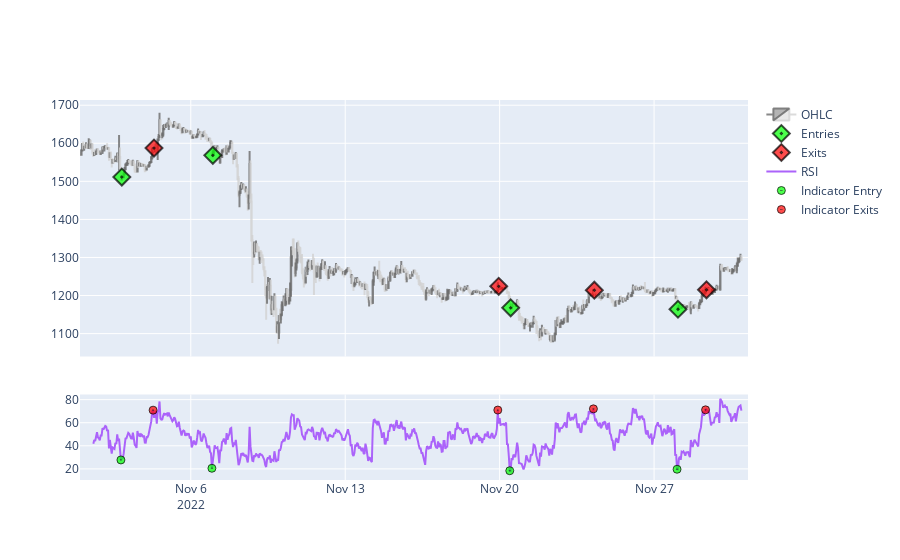

The cell this chart's notebook holds for it:
### Markdown cell above
# Plotting

### Code cell
import plotly.graph_objects as go
from plotly.subplots import make_subplots
from datetime import timedelta

fig = make_subplots(rows=2, cols = 1, shared_xaxes=True, row_heights = [0.75, 0.25],
                    vertical_spacing=0.1)

fig.add_trace(go.Candlestick(
                x = ohlc_df.index,
                open = ohlc_df.open,
                high = ohlc_df.high,
                low = ohlc_df.low,
                close = ohlc_df.close, 
                increasing_line_color = 'rgba(107,107,107,0.8)',
                decreasing_line_color = 'rgba(210,210,210,0.8)',
                name = "OHLC"),
             row=1, col=1)


fig.add_trace(go.Scatter(
                x=trades.entry_time,
                y=trades.entry_price,
                mode = "markers",
                customdata=trades,
                marker_symbol="diamond-dot",
                marker_size = 13,
                marker_line_width = 2,
                marker_line_color = "rgba(0,0,0,0.7)",
                marker_color="rgba(0,255,0,0.7)",
                hovertemplate="Entry Time: %{customdata[1]}<br>" +\
                              "Entry Price: %{y:.2f}<br>" +\
                              "Size: %{customdata[2]:.5f}<br>" +\
                              "Profit_pct: %{customdata[5]:.3f}",
                name="Entries"),
             row=1, col=1)

fig.add_trace(go.Scatter(
                x=trades.exit_time,
                y=trades.exit_price,
                mode = "markers",
                customdata=trades,
                marker_symbol="diamond-dot",
                marker_size = 13,
                marker_line_width = 2,
                marker_line_color = "rgba(0,0,0,0.7)",
                marker_color="rgba(255,0,0,0.7)",
                hovertemplate="Exit Time: %{customdata[4]}<br>" +\
                              "Exit Price: %{y:.2f}<br>" +\
                              "Size: %{customdata[2]:.5f}<br>" +\
                              "Profit_pct: %{customdata[5]:.3f}",
                name="Exits"),
             row=1, col=1)

fig.add_trace(
        go.Scatter(x=ohlc_df.index, y=ohlc_df.rsi, name="RSI"),
    row=2,col=1)

bar_freq = timedelta(hours=1)

fig.add_trace(go.Scatter(
                x=trades.entry_time - bar_freq,
                y=ohlc_df.rsi.loc[trades.entry_time - bar_freq],
                mode = "markers",
                customdata=trades,
                marker_symbol="circle-dot",
                marker_size = 8,
                marker_line_width = 1,
                marker_line_color = "rgba(0,0,0,0.7)",
                marker_color="rgba(0,255,0,0.7)",
                name="Indicator Entry"),
             row=2, col=1)

fig.add_trace(go.Scatter(
                x=trades.exit_time - bar_freq,
                y=ohlc_df.rsi.loc[trades.exit_time - bar_freq],
                mode = "markers",
                customdata=trades,
                marker_symbol="circle-dot",
                marker_size = 8,
                marker_line_width = 1,
                marker_line_color = "rgba(0,0,0,0.7)",
                marker_color="rgba(255,0,0,0.7)",
                name="Indicator Exits"),
             row=2, col=1)

fig.update_layout(xaxis_rangeslider_visible=False)

fig

### Figure 1 — Plotly figure (JSON) as saved in the notebook; plotly's stock layout.template omitted (floating-point values rounded to 4 significant figures; data arrays with more than 128 entries replaced by an {"elided": "..."} marker saying what was removed)
{"data": [{"close": {"elided": "720 float values"}, "decreasing": {"line": {"color": "rgba(210,210,210,0.8)"}}, "high": {"elided": "720 float values"}, "increasing": {"line": {"color": "rgba(107,107,107,0.8)"}}, "low": {"elided": "720 float values"}, "name": "OHLC", "open": {"elided": "720 float values"}, "type": "candlestick", "x": {"elided": "720 str values"}, "xaxis": "x", "yaxis": "y"}, {"customdata": [[1511.0, "2022-11-02T21:00:00", 0.06617, 1587.0, "2022-11-04T08:00:00", 0.05039], [1568.0, "2022-11-07T00:00:00", 0.06377, 1224.0, "2022-11-19T23:00:00", -0.2194], [1168.0, "2022-11-20T12:00:00", 0.08563, 1214, "2022-11-24T07:00:00", 0.0396], [1164, "2022-11-28T02:00:00", 0.08591, 1215.0, "2022-11-29T09:00:00", 0.04387]], "hovertemplate": "Entry Time: %{customdata[1]}<br>Entry Price: %{y:.2f}<br>Size: %{customdata[2]:.5f}<br>Profit_pct: %{customdata[5]:.3f}", "marker": {"color": "rgba(0,255,0,0.7)", "line": {"color": "rgba(0,0,0,0.7)", "width": 2}, "size": 13, "symbol": "diamond-dot"}, "mode": "markers", "name": "Entries", "type": "scatter", "x": ["2022-11-02T21:00:00", "2022-11-07T00:00:00", "2022-11-20T12:00:00", "2022-11-28T02:00:00"], "xaxis": "x", "y": [1511.0, 1568.0, 1168.0, 1164], "yaxis": "y"}, {"customdata": [[1511.0, "2022-11-02T21:00:00", 0.06617, 1587.0, "2022-11-04T08:00:00", 0.05039], [1568.0, "2022-11-07T00:00:00", 0.06377, 1224.0, "2022-11-19T23:00:00", -0.2194], [1168.0, "2022-11-20T12:00:00", 0.08563, 1214, "2022-11-24T07:00:00", 0.0396], [1164, "2022-11-28T02:00:00", 0.08591, 1215.0, "2022-11-29T09:00:00", 0.04387]], "hovertemplate": "Exit Time: %{customdata[4]}<br>Exit Price: %{y:.2f}<br>Size: %{customdata[2]:.5f}<br>Profit_pct: %{customdata[5]:.3f}", "marker": {"color": "rgba(255,0,0,0.7)", "line": {"color": "rgba(0,0,0,0.7)", "width": 2}, "size": 13, "symbol": "diamond-dot"}, "mode": "markers", "name": "Exits", "type": "scatter", "x": ["2022-11-04T08:00:00", "2022-11-19T23:00:00", "2022-11-24T07:00:00", "2022-11-29T09:00:00"], "xaxis": "x", "y": [1587.0, 1224.0, 1214, 1215.0], "yaxis": "y"}, {"name": "RSI", "type": "scatter", "x": {"elided": "720 str values"}, "xaxis": "x2", "y": {"elided": "720 float values"}, "yaxis": "y2"}, {"customdata": [[1511.0, "2022-11-02T21:00:00", 0.06617, 1587.0, "2022-11-04T08:00:00", 0.05039], [1568.0, "2022-11-07T00:00:00", 0.06377, 1224.0, "2022-11-19T23:00:00", -0.2194], [1168.0, "2022-11-20T12:00:00", 0.08563, 1214, "2022-11-24T07:00:00", 0.0396], [1164, "2022-11-28T02:00:00", 0.08591, 1215.0, "2022-11-29T09:00:00", 0.04387]], "marker": {"color": "rgba(0,255,0,0.7)", "line": {"color": "rgba(0,0,0,0.7)", "width": 1}, "size": 8, "symbol": "circle-dot"}, "mode": "markers", "name": "Indicator Entry", "type": "scatter", "x": ["2022-11-02T20:00:00", "2022-11-06T23:00:00", "2022-11-20T11:00:00", "2022-11-28T01:00:00"], "xaxis": "x2", "y": [27.76, 20.53, 18.41, 19.68], "yaxis": "y2"}, {"customdata": [[1511.0, "2022-11-02T21:00:00", 0.06617, 1587.0, "2022-11-04T08:00:00", 0.05039], [1568.0, "2022-11-07T00:00:00", 0.06377, 1224.0, "2022-11-19T23:00:00", -0.2194], [1168.0, "2022-11-20T12:00:00", 0.08563, 1214, "2022-11-24T07:00:00", 0.0396], [1164, "2022-11-28T02:00:00", 0.08591, 1215.0, "2022-11-29T09:00:00", 0.04387]], "marker": {"color": "rgba(255,0,0,0.7)", "line": {"color": "rgba(0,0,0,0.7)", "width": 1}, "size": 8, "symbol": "circle-dot"}, "mode": "markers", "name": "Indicator Exits", "type": "scatter", "x": ["2022-11-04T07:00:00", "2022-11-19T22:00:00", "2022-11-24T06:00:00", "2022-11-29T08:00:00"], "xaxis": "x2", "y": [70.89, 70.98, 72.03, 71.18], "yaxis": "y2"}], "layout": {"xaxis": {"anchor": "y", "domain": [0, 1], "matches": "x2", "rangeslider": {"visible": false}, "showticklabels": false}, "xaxis2": {"anchor": "y2", "domain": [0, 1]}, "yaxis": {"anchor": "x", "domain": [0.325, 1]}, "yaxis2": {"anchor": "x2", "domain": [0, 0.225]}}}
